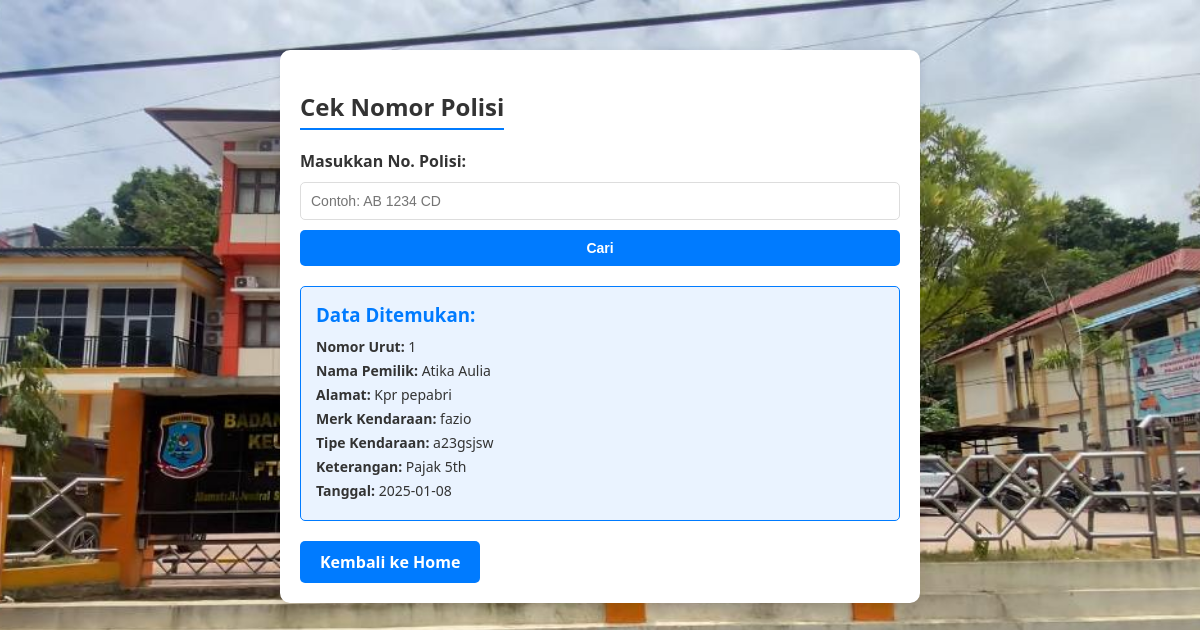
/cek_no_pol.php?no_pol=PY 1101 A, run on the app's committed database.
### tables this page shows
CREATE TABLE `kendaraan` (
  `id` int(11) NOT NULL,
  `nomor_urut` int(11) NOT NULL,
  `no_pol` varchar(20) NOT NULL,
  `nama_pemilik` varchar(100) NOT NULL,
  `alamat` varchar(255) NOT NULL,
  `merk_kendaraan` varchar(100) NOT NULL,
  `tipe_kendaraan` varchar(100) NOT NULL,
  `keterangan` text DEFAULT NULL,
  `tanggal` date DEFAULT NULL
);

### cek_no_pol.php (the view, shortened to what this page needs)
<?php
include 'db_connect.php';
?>
<!DOCTYPE html>
<html lang="en">
<head>
</head>
<body>
    <div class="container">
        <h2>Cek Nomor Polisi</h2>
        <form method="get">
            <label for="no_pol">Masukkan No. Polisi:</label>
            <input type="text" id="no_pol" name="no_pol" placeholder="Contoh: AB 1234 CD" required>
            <button type="submit">Cari</button>
        </form>
        <?php
        if (isset($_GET['no_pol'])) {
            $no_pol = $_GET['no_pol'];
            $query = "SELECT * FROM kendaraan WHERE no_pol = ?";
            $stmt = $conn->prepare($query);
            $stmt->bind_param("s", $no_pol);
            $stmt->execute();
            $result = $stmt->get_result();
            if ($result->num_rows > 0) {
                $row = $result->fetch_assoc();
                echo "<div class='result'>
                        <h3>Data Ditemukan:</h3>
                        <p><strong>Nomor Urut:</strong> {$row['nomor_urut']}</p>
                        <p><strong>Nama Pemilik:</strong> {$row['nama_pemilik']}</p>
                        <p><strong>Alamat:</strong> {$row['alamat']}</p>
                        <p><strong>Merk Kendaraan:</strong> {$row['merk_kendaraan']}</p>
                        <p><strong>Tipe Kendaraan:</strong> {$row['tipe_kendaraan']}</p>
                        <p><strong>Keterangan:</strong> {$row['keterangan']}</p>
                        <p><strong>Tanggal:</strong> {$row['tanggal']}</p>
                    </div>";
            } else {
                echo "<div class='no-result'>Data tidak ditemukan.</div>";
            }
        }
        ?>
        <a href="input_data.php">Kembali ke Home</a>
    </div>
</body>
</html>

### cek_no_pol.php (style rules this page uses)
body { font-family: 'Segoe UI', Tahoma, Geneva, Verdana, sans-serif; margin: 0; padding: 0; background: url('background.jpg') no-repeat center center fixed; background-size: cover; color: #fff; }
.container { max-width: 600px; margin: 50px auto; padding: 20px; background: #fff; border-radius: 10px; box-shadow: 0 4px 10px rgba(0, 0, 0, 0.1); }
h2 { text-align: center; color: #333; margin-bottom: 20px; font-size: 24px; border-bottom: 2px solid #007BFF; display: inline-block; padding-bottom: 5px; }
form { display: flex; flex-direction: column; gap: 10px; margin-bottom: 20px; }
label { font-weight: bold; color: #333; }
input[type="text"] { padding: 10px; border: 1px solid #ddd; border-radius: 5px; font-size: 14px; }
button { background-color: #007BFF; color: white; border: none; padding: 10px 15px; border-radius: 5px; font-weight: bold; cursor: pointer; font-size: 14px; transition: background-color 0.3s ease; }
.result { margin-top: 20px; padding: 15px; background-color: #eaf3ff; border: 1px solid #007BFF; border-radius: 5px; }
.result h3 { margin: 0 0 10px; color: #007BFF; }
.result p { margin: 5px 0; font-size: 14px; color: #333; }
a { display: inline-block; margin-top: 20px; text-decoration: none; color: white; background-color: #007BFF; padding: 10px 20px; border-radius: 5px; font-weight: bold; transition: background-color 0.3s ease; }

### data on the page
kendaraan: nomor_urut "1", nama_pemilik "Atika Aulia", alamat "Kpr pepabri", merk_kendaraan "fazio", tipe_kendaraan "a23gsjsw", keterangan "Pajak 5th", tanggal "2025-01-08"
